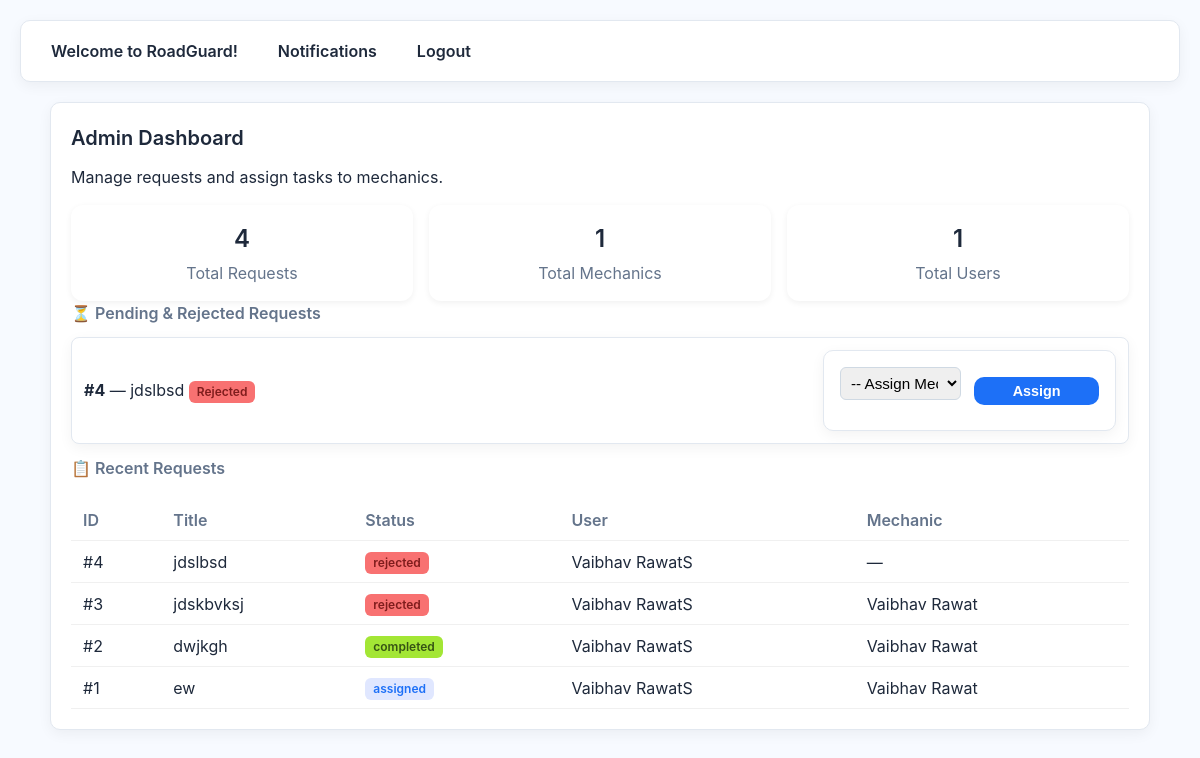
The app's page /admin/dashboard (signed in), older data.
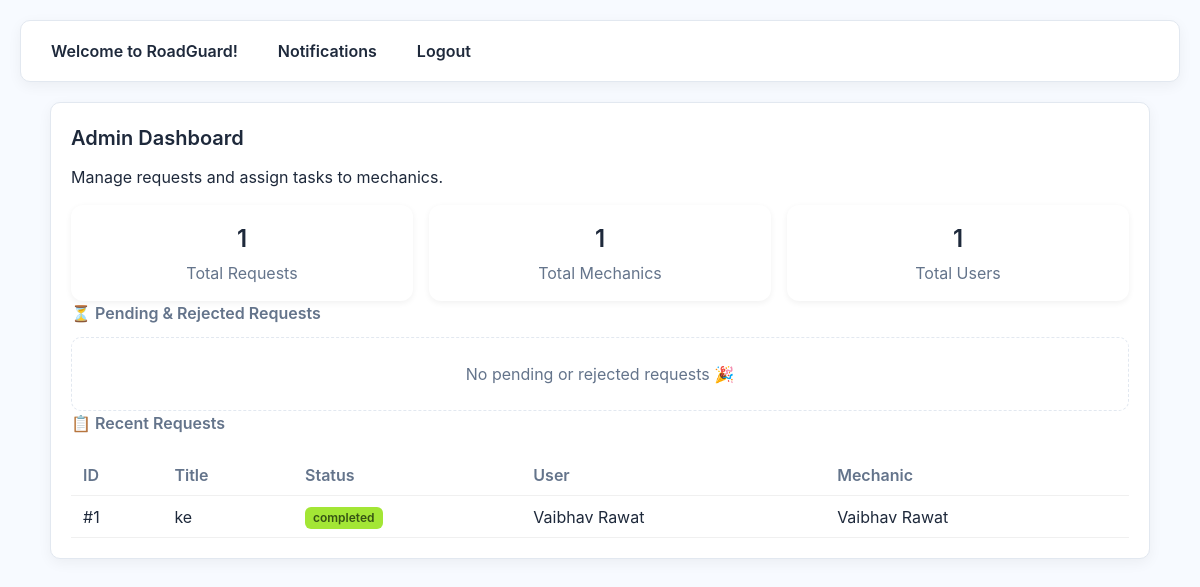
The same page, newer data.
### app.py (models this page shows)
class ServiceRequest(db.Model):
    id = db.Column(db.Integer, primary_key=True)
    user_id = db.Column(db.Integer, db.ForeignKey('user.id'))
    title = db.Column(db.String(200))
    description = db.Column(db.Text)
    lat = db.Column(db.Float)
    lng = db.Column(db.Float)
    status = db.Column(db.String(50), default='Submitted')
    created_at = db.Column(db.DateTime, default=datetime.utcnow)
    assigned_mechanic_id = db.Column(db.Integer, db.ForeignKey('user.id'), nullable=True)
    mechanic_response = db.Column(db.Text, nullable=True)
    user = db.relationship("User", foreign_keys=[user_id], backref="requests_made")
    mechanic = db.relationship("User", foreign_keys=[assigned_mechanic_id], backref="requests_taken")

class User(UserMixin, db.Model):
    id = db.Column(db.Integer, primary_key=True)
    name = db.Column(db.String(120))
    email = db.Column(db.String(120), unique=True)
    password = db.Column(db.String(120))  # NOTE: store hashed in production
    role = db.Column(db.String(20), default=Role.USER.value)
    phone = db.Column(db.String(20))

### app.py (the view)
@app.route('/admin/dashboard')
@login_required
def admin_dashboard():
    if current_user.role != Role.ADMIN.value:
        flash('Unauthorized','danger')
        return redirect(url_for('index'))
    pending = ServiceRequest.query.filter(ServiceRequest.assigned_mechanic_id==None).order_by(ServiceRequest.created_at.desc()).all()
    all_requests = ServiceRequest.query.order_by(ServiceRequest.created_at.desc()).limit(50).all()
    mechanics = User.query.filter_by(role=Role.MECHANIC.value).all()
    users = User.query.filter_by(role=Role.USER.value).all()
    return render_template('admin_dashboard.html', pending=pending, mechanics=mechanics, all_requests=all_requests, users=users)

### app.py (called while the page is built)
@login_manager.user_loader
def load_user(user_id):
    return User.query.get(int(user_id))

### templates/admin_dashboard.html (shortened to what this page needs)
{% extends 'layout.html' %}
{% block content %}
<div class="card fade-in">
  <h2>Admin Dashboard</h2>
  <p class="small-muted">Manage requests and assign tasks to mechanics.</p>
  <div class="summary-grid mt-16">
    <div class="summary-card">
      <h3>{{ all_requests|length }}</h3>
      <p>Total Requests</p>
    </div>
    <div class="summary-card">
      <h3>{{ mechanics|length }}</h3>
      <p>Total Mechanics</p>
    </div>
    <div class="summary-card">
      <h3>{{ users|length }}</h3>
      <p>Total Users</p>
    </div>
  </div>
  <h3 class="mt-24">⏳ Pending & Rejected Requests</h3>
  {% if pending %}
    <ul class="request-list">
      {% for p in pending %}
      <li class="list-item">
        <div>
          <strong>#{{ p.id }}</strong> — {{ p.title }}
          {% if p.status == 'rejected' %}
          <span class="badge rejected">Rejected</span>
          {% else %}
          <span class="badge pending">Pending</span>
          {% endif %}
        </div>
        <form method="post" action="{{ url_for('admin_assign') }}" class="assign-form">
          <select name="mech_id" required>
            <option value="">-- Assign Mechanic --</option>
          </select>
          <button type="submit" class="btn small">Assign</button>
        </form>
      </li>
      {% endfor %}
    </ul>
  {% else %}
    <div class="empty">No pending or rejected requests 🎉</div>
  {% endif %}
  <h3 class="mt-24">📋 Recent Requests</h3>
  <div class="table-wrapper">
    <table>
      <thead>
        <tr>
          <th>ID</th>
          <th>Title</th>
          <th>Status</th>
          <th>User</th>
          <th>Mechanic</th>
        </tr>
      </thead>
      <tbody>
      {% for r in all_requests %}
      <tr>
        <td>#{{ r.id }}</td>
        <td>{{ r.title }}</td>
        <td><span class="badge {{ r.status|lower }}">{{ r.status }}</span></td>
        <td>{{ r.user.name if r.user else "—" }}</td>
        <td>{{ r.mechanic.name if r.mechanic else "—" }}</td>
      </tr>
      {% endfor %}
      </tbody>
    </table>
  </div>
</div>
{% endblock %}

### templates/layout.html (shortened to what this page needs)
<!doctype html>
<html>
<head>
  <link rel="stylesheet" href="{{ url_for('static', filename='style.css') }}">
  <link rel="stylesheet" href="https://unpkg.com/leaflet@1.9.4/dist/leaflet.css" />
</head>
<body>
  <nav class="topnav">
    <a href="{{ url_for('index') }}">Welcome to RoadGuard!</a>
    {% if current_user.is_authenticated %}
      <a href="{{ url_for('notifications') }}">Notifications</a>
      <a href="{{ url_for('logout') }}">Logout</a>
    {% else %}
      <a href="{{ url_for('login') }}">Login</a>
      <a href="{{ url_for('register') }}">Register</a>
    {% endif %}
  </nav>
  <div class="container">
    {% block content %}{% endblock %}
  </div>
</body>
</html>

### static/style.css (style rules this page uses)
:root { --bg: #f7faff; --card: #ffffff; --border: #e2e8f0; --text: #1e293b; --muted: #64748b; --blue: #1d70f7; --blue-hover: #155fd1; --radius: 10px; --shadow: 0 4px 14px rgba(0,0,0,0.05); --max-width: 1100px; font-size: 16px; }
* { box-sizing: border-box; margin: 0; padding: 0; }
body { font-family: 'Inter', sans-serif; background: var(--bg); color: var(--text); line-height: 1.5; padding: 20px; }
.container { max-width: var(--max-width); margin: auto; }
.topnav { display: flex; gap: 20px; padding: 12px 20px; background: #fff; border: 1px solid var(--border); border-radius: var(--radius); box-shadow: var(--shadow); margin-bottom: 20px; }
.topnav a { color: var(--text); text-decoration: none; font-weight: 600; padding: 6px 10px; border-radius: 6px; transition: background 0.2s; }
.card { background: var(--card); border: 1px solid var(--border); border-radius: var(--radius); padding: 20px; box-shadow: var(--shadow); margin-bottom: 20px; }
h1,h2,h3 { margin-bottom: 12px; font-weight: 600; }
h2 { font-size: 1.25rem; color: var(--text); }
h3 { font-size: 1rem; color: var(--muted); }
.badge { padding: 4px 10px; border-radius: 999px; font-size: 0.8rem; font-weight: 600; background: #e0e7ff; color: var(--blue); }
.table-wrapper { overflow-x: auto; }
table { width: 100%; border-collapse: collapse; margin-top: 10px; }
table th, table td { padding: 10px; text-align: left; border-bottom: 1px solid var(--border); }
table th { font-weight: 600; color: var(--muted); }
.empty { padding: 24px; text-align: center; color: var(--muted); border: 1px dashed var(--border); border-radius: var(--radius); background: #fff; }
.mt-16 { margin-top: 16px; }

### templates/admin_dashboard.html (style rules this page uses)
.summary-grid { display: grid; grid-template-columns: repeat(auto-fit, minmax(180px,1fr)); gap: 16px; }
.summary-card { background: var(--card); text-align: center; padding: 16px; border-radius: 12px; box-shadow: 0 2px 6px rgba(0,0,0,0.06); }
.summary-card h3 { margin: 0; font-size: 24px; color: var(--accent); }
.summary-card p { margin: 4px 0 0; color: var(--muted); }
.table-wrapper { margin-top: 12px; overflow-x: auto; }
table { width: 100%; border-collapse: collapse; margin-top: 8px; }
table th, table td { padding: 8px 12px; text-align: left; border-bottom: 1px solid rgba(0,0,0,0.06); }
table th { color: var(--muted); font-weight: 600; }
.badge { display: inline-block; padding: 2px 8px; border-radius: 6px; font-size: 12px; font-weight: 600; }
.badge.completed { background-color: #a3e635; color: #365314; }

Row changes from the older to the newer data that the page shows:
removed ServiceRequest: id "4", title "jdslbsd", shows "Rejected", status "rejected", user "Vaibhav RawatS", mechanic "—"
removed ServiceRequest: id "3", title "jdskbvksj", status "rejected", user "Vaibhav RawatS", mechanic "Vaibhav Rawat", shown under "📋 Recent Requests"
removed ServiceRequest: id "2", title "dwjkgh", status "completed", user "Vaibhav RawatS", mechanic "Vaibhav Rawat", shown under "📋 Recent Requests"
changed ServiceRequest "Vaibhav Rawat": title "ew" → "ke"; status "assigned" → "completed"; user "Vaibhav RawatS" → "Vaibhav Rawat"
Text that changed along with them:
{{ all_requests|length }}: "4" → "1"
text now shown: "No pending or rejected requests 🎉"
